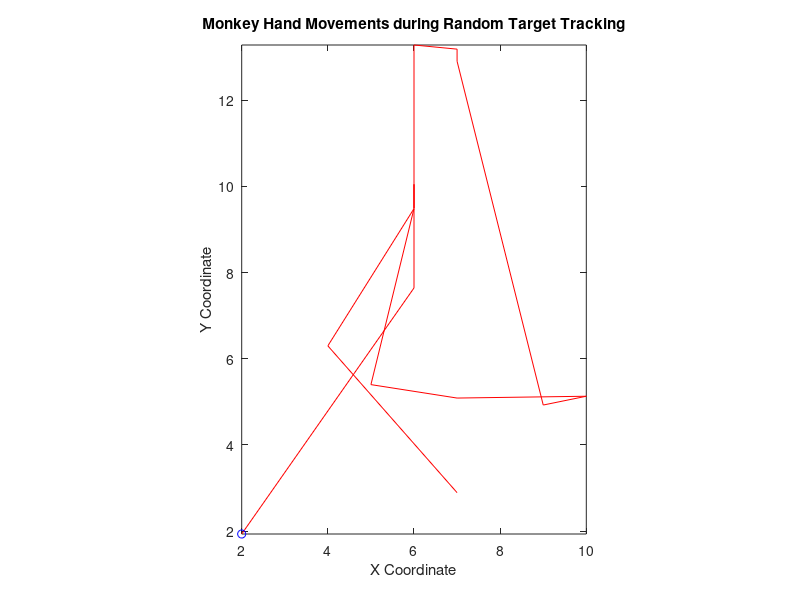
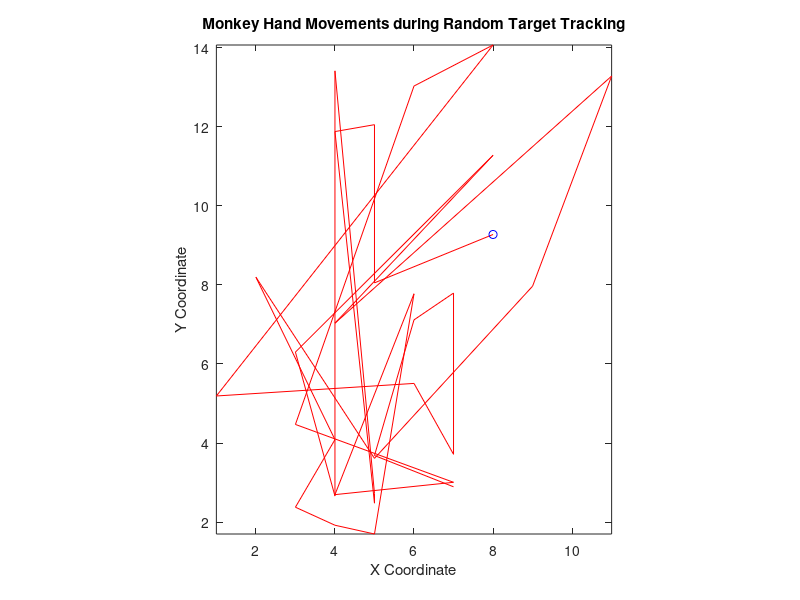
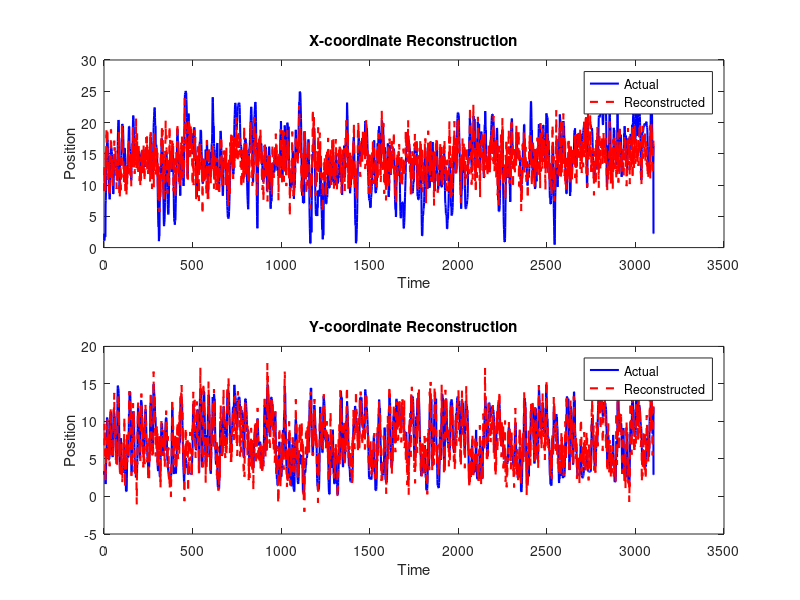
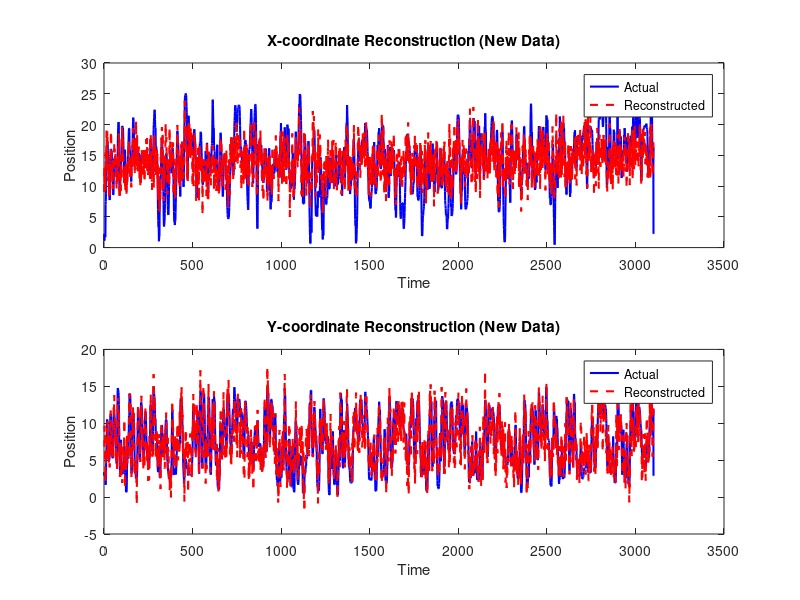

Source code (MATLAB) for these figures, in order: (Note: a time limit stopped this script after it produced the figures.)
% Jaspreet Singh
% Assignment III: BCI 
%Quantitative Systems Neurosience 
%1/31/24

%% Part 1: Continuous decoding

% Load data
load('continuous1.mat');
%% step 1
% %Plot the hand movements using an easier function like scatter to
% % visualize data
% figure;
% comet(kin(:, 1), kin(:, 2)); % Scatter plot with blue filled circles
% title('Monkey Hand Movements during Random Target Tracking');
% xlabel('X Coordinate');
% ylabel('Y Coordinate');
% axis equal; % Ensure equal scaling on both axes for accurate representation

%% step 1 - downsampling new 
% Assuming N is the downsampling factor
N = 222;  % Change this to your desired downsampling factor

% Downsample the rate data
downsampled_rate = downsample(rate, N);

% Downsample the kinematic data accordingly
downsampled_kin = downsample(kin, N);
% step 1
% Plot the hand movements using an easier function like scatter to
% visualize data
figure;
comet(downsampled_rate(:, 1), downsampled_kin(:, 2)); % Scatter plot with blue filled circles
title('Monkey Hand Movements during Random Target Tracking');
xlabel('X Coordinate');
ylabel('Y Coordinate');
axis equal; % Ensure equal scaling on both axes for accurate representation
%%
%% step 1 - downsampling new 
% Assuming N is the downsampling factor
N = 100;  % Change this to your desired downsampling factor

% Downsample the rate data
downsampled_rate = downsample(rate, N);

% Downsample the kinematic data accordingly
downsampled_kin = downsample(kin, N);
% step 1
% Plot the hand movements using an easier function like scatter to
% visualize data
figure;
comet(downsampled_rate(:, 1), downsampled_kin(:, 2)); % Scatter plot with blue filled circles
title('Monkey Hand Movements during Random Target Tracking');
xlabel('X Coordinate');
ylabel('Y Coordinate');
axis equal; % Ensure equal scaling on both axes for accurate representation

%% step 2
% Compute linear filter coefficients
X = [rate, ones(size(rate, 1), 1)];  % Append a column of ones
Y = circshift(kin, -2, 1);  % Time-shifted kinematic data
A = (X' * X) \ (X' * Y);  % Linear regression to find coefficients

% Test the decoder's performance
decoded_kin = X * A;
mse = mean((decoded_kin - Y).^2, 'all');  % Mean Squared Error
% use correlation here

% Display results
figure;
subplot(2, 1, 1);
plot(Y(:, 1), 'b', 'LineWidth', 1.5);
hold on;
plot(decoded_kin(:, 1), 'r--', 'LineWidth', 1.5);
title('X-coordinate Reconstruction');
xlabel('Time');
ylabel('Position');
legend('Actual', 'Reconstructed');
% plot(Y(:, 1) - decoded_kin(:, 1)); % plot residuals

subplot(2, 1, 2);
plot(Y(:, 2), 'b', 'LineWidth', 1.5);
hold on;
plot(decoded_kin(:, 2), 'r--', 'LineWidth', 1.5);
title('Y-coordinate Reconstruction');
xlabel('Time');
ylabel('Position');
legend('Actual', 'Reconstructed');
% plot(Y(:, 2) - decoded_kin(:, 2)); % plot residuals

fprintf('Mean Squared Error: %.4f\n', mse);

%% Part 1 - Real-time decoding

% Load new data
%load('continuous2.mat');

% Test on new data
X_new = [rate, ones(size(rate, 1), 1)];
Y_new = circshift(kin, -2, 1);
decoded_kin_new = X_new * A;

% Evaluate performance
mse_new = mean((decoded_kin_new - Y_new).^2, 'all');

% Display results for new data
figure;
subplot(2, 1, 1);
plot(Y_new(:, 1), 'b', 'LineWidth', 1.5);
hold on;
plot(decoded_kin_new(:, 1), 'r--', 'LineWidth', 1.5);
title('X-coordinate Reconstruction (New Data)');
xlabel('Time');
ylabel('Position');
legend('Actual', 'Reconstructed');

subplot(2, 1, 2);
plot(Y_new(:, 2), 'b', 'LineWidth', 1.5);
hold on;
plot(decoded_kin_new(:, 2), 'r--', 'LineWidth', 1.5);
title('Y-coordinate Reconstruction (New Data)');
xlabel('Time');
ylabel('Position');
legend('Actual', 'Reconstructed');

fprintf('Mean Squared Error (New Data): %.4f\n', mse_new);

%% Part 1 - Explore different time lags

time_lags = [210, 140, 70, 0, -70, -140, -210]; % shift behavior BACK in time with negative numbers
ms_per_sample = 70;
mses = nan(numel(time_lags), 1);
figure;
for i = 1:length(time_lags)
    Y_shifted = circshift(kin, round(time_lags(i)/ms_per_sample), 1);
    X_shifted = X_new;
    A_shifted = (X_shifted' * X_shifted) \ (X_shifted' * Y_shifted);
    decoded_kin_shifted = X_shifted * A_shifted;
    mse_shifted = mean((decoded_kin_shifted - Y_shifted).^2, 'all');
    % mses(i) = mse_shifted;

    subplot(numel(time_lags), 2, 2 * i - 1);
    plot(Y_shifted(:, 1), 'b', 'LineWidth', 1.5);
    hold on;
    plot(decoded_kin_shifted(:, 1), 'r--', 'LineWidth', 1.5);
    title(['X-coordinate Reconstruction (Time Lag = ' num2str(time_lags(i)) ' ms), MSE = ', num2str(mse_shifted)]);
    xlabel('Time');
    ylabel('Position');
    legend('Actual', 'Reconstructed');

    subplot(numel(time_lags), 2, 2 * i);
    plot(Y_shifted(:, 2), 'b', 'LineWidth', 1.5);
    hold on;
    plot(decoded_kin_shifted(:, 2), 'r--', 'LineWidth', 1.5);
    title(['Y-coordinate Reconstruction (Time Lag = ' num2str(time_lags(i)) ' ms)']);
    xlabel('Time');
    ylabel('Position');
    legend('Actual', 'Reconstructed');
end

% figure; plot(time_lags, mses);

% %% Part 1 - Bonus Question (Multiple Time Lags)
% 
% % Implementing a model with multiple time lags
% 
% num_time_lags = 5;  % Adjust as needed
% 
% % Create X matrix with multiple time lags
% X_multi_lag = zeros(size(X, 1) - num_time_lags, size(X, 2) * num_time_lags);
% for lag = 0:num_time_lags - 1
%     X_multi_lag(:, (1:size(X, 2)) + lag * size(X, 2)) = X(num_time_lags - lag:end - 1 - lag, :);
% end
% 
% % Solve for coefficients
% A_multi_lag = (X_multi_lag' * X_multi_lag) \ (X_multi_lag' * Y(num_time_lags:end, :));
% 
% % Test the decoder's performance with multiple time lags
% decoded_kin_multi_lag = X_multi_lag * A_multi_lag;
% mse_multi_lag = mean((decoded_kin_multi_lag - Y(num_time_lags:end, :)).^2, 'all');
% 
% % Display results
% figure;
% subplot(2, 1, 1);
% plot(Y(num_time_lags:end, 1), 'b', 'LineWidth', 1.5);
% hold on;
% plot(decoded_kin_multi_lag(:, 1), 'r--', 'LineWidth', 1.5);
% title(['X-coordinate Reconstruction (Multiple Time Lags)']);
% xlabel('Time');
% ylabel('Position');
% legend('Actual', 'Reconstructed');
% 
% subplot(2, 1, 2);
% % plot(Y(num_time_lags:end, 2), 'b', 'LineWidth', 1.5


% %% Part 2: Discrete decoding
% 
% 
% % Load spikeCounts data
% % load('spikeCounts.mat');
% 
% % Initialize Results structure
% numReps = size(SpikeCounts, 1);
% numTargs = size(SpikeCounts, 3);
% 
% Results(numTargs, numReps).actualTarg = [];
% Results(numTargs, numReps).decodedTarg = [];
% 
% % Visualize the tuning of cells (average spike count for 5 targets)
% figure;
% for neuronInd = 1:size(SpikeCounts, 2)
%     subplot(4, 5, min(neuronInd, 20));
%     avgSpikeCount = squeeze(mean(SpikeCounts(:, neuronInd, :), 1));
%     bar(1:numTargs, avgSpikeCount);
%     title(['Neuron ' num2str(neuronInd)]);
%     xlabel('Target');
%     ylabel('Average Spike Count');
% end
% sgtitle('Average Spike Count for Neurons Across Targets');
% 
% % Leave-one-out cross-validation Github
%   % % Select training and testing data (you can choose to split your data in a different way if you wish)
%   %   train = trial(ix(1:split),:);
%   %   test= trial(ix(split+1:end),:);
%   % 
%   %   [F,l,t,mF]=organize_data1(train,dt,320);
%   %   [F_test,l_test,t_test]=organize_data1(test,dt,320);
% 
% 
% % Leave-one-out cross-validation
% for testRep = 1:numReps
%     trainReps = setdiff(1:numReps, testRep);
% 
%     % Train the decoder
%     Lambda = zeros(numTargs, size(SpikeCounts, 2));
%     for targInd = 1:numTargs
%         for neuronInd = 1:size(SpikeCounts, 2)
%             Lambda(targInd, neuronInd) = mean(SpikeCounts(trainReps, neuronInd, targInd));
%         end
%     end
% 
%     % Test the decoder on the trial set aside
%     obsSpikeCount = squeeze(SpikeCounts(testRep, :, :));
%     [~, decodedTarg] = max(obsSpikeCount .* log(Lambda'), [], 2);
% 
%     % Store the actual and decoded targets
%     for targIdx = 1:numTargs
%         % Use targInd instead of for-loop variable
%         Results(targIdx, testRep).actualTarg = targInd;
%     end
%     Results(:, testRep).decodedTarg = decodedTarg;
% end
% 
% %%
% % Plot the confusion matrix
% ConfuMat = plotConfusion(Results);
% title('Confusion Matrix');
% 

% 
%% Part 2: attempt 3 using the leave out method to help make predictions for correlations to go into the Rp and Rc equation

% Load spikeCounts data
load('spikeCounts.mat');

% Initialize Results structure
numReps = size(SpikeCounts, 1);
numNeurons = size(SpikeCounts, 2);
numTargets = size(SpikeCounts, 3);

Results(numTargets, numReps).actualTarg = [];
Results(numTargets, numReps).decodedTarg = [];

% Visualize the tuning of cells (average spike count for 5 targets)
figure;
for neuronInd = 1:numNeurons
    subplot(4, 5, min(neuronInd, 20));
    avgSpikeCount = squeeze(mean(SpikeCounts(:, neuronInd, :), 1));
    bar(1:numTargets, avgSpikeCount);
    title(['Neuron ' num2str(neuronInd)]);
    xlabel('Target');
    ylabel('Average Spike Count');
end
sgtitle('Average Spike Count for Neurons Across Targets');

% SpikeCounts = zscore(SpikeCounts, 0, [1, 2]);

% Results = nan(numTargets * numReps, 2); rowCount = 1;
% Leave-one-out cross-validation
for testTarg = 1:numTargets
    for testRep = 1:numReps
    
        % trainTargs = setdiff(1:numTargets, testTarg);
        % trainReps = setdiff(1:numReps, testRep);

        obsSpikeCount = squeeze(SpikeCounts(testRep, :, testTarg));
        trainData = SpikeCounts;
        trainData(testRep, :, testTarg) = NaN;
        Lambda = squeeze(mean(trainData, 1, "omitnan"))';
    
        % % Train the decoder
        % Lambda = zeros(numTargets, numNeurons);
        % for targInd = 1:numTargets
        %     for neuronInd = 1:numNeurons
        %         Lambda(targInd, neuronInd) = mean(squeeze(SpikeCounts(trainReps, neuronInd, trainTargs)));
        %     end
        % end
    
        % % Test the decoder on the trial set aside
        % obsSpikeCount = squeeze(SpikeCounts(testRep, :, :));
    
        % Find the target that is most likely given the observed neural activity
        targetLikelihoods = log(Lambda + 1) * obsSpikeCount'; % need to z-score along targets
        [~, decodedTarg] = max(targetLikelihoods);

        targetDists = pdist2(Lambda, obsSpikeCount);
        [~, decodedTarg] = min(targetDists);

        % correlation

        % Results(rowCount, :) = [testTarg, decodedTarg]; % rowCount = rowCount + 1;
        Results(testTarg, testRep).actualTarg = testTarg;
        Results(testTarg, testRep).decodedTarg = decodedTarg;
    
        % % Store the actual and decoded targets
        % for targIdx = 1:numTargets
        %     % Create a sample Results structure array (adjust this based on your actual structure)
        %     Results = struct('decodedTarg', zeros(1, 5));
        % 
        %     % Assuming testRep is the index of the repetition you want to update
        %     testRep = 1;
        % 
        %     % Assign decodedTarg values to the specified repetitions
        %     Results(testRep).decodedTarg(:) = [50, 50, 4, 4, 4];
        % end
    
    end
end

ConfuMat = plotConfusion(Results); colorbar;
title('Confusion Matrix');

%% attempt 3 
% Plot the confusion matrix
ConfuMat = plotConfusion(Results);
title('Confusion Matrix');

% Initialize matrices to store correlations
rp = zeros(numReps, numNeurons, numTargets);
rc = zeros(numReps, numNeurons, numTargets);

% Loop over each repetition and neuron
for testRep = 1:numReps
    for neuronInd = 1:numNeurons
        % Loop over each target
        for targInd = 1:numTargets
            % Calculate correlation between observed spike counts and component predictions
            rp(testRep, neuronInd, targInd) = corr(squeeze(SpikeCounts(testRep, neuronInd, targInd)), ...
                squeeze(componentPredictions(testRep, targInd, :))); % Corrected indexing

            % Calculate correlation between observed spike counts and pattern predictions
            rc(testRep, neuronInd, targInd) = corr(squeeze(SpikeCounts(testRep, neuronInd, targInd)), ...
                squeeze(patternPredictions(testRep, :))); % Corrected indexing
        end
    end
end

% Display results
disp('Mean correlation between observed spike counts and component predictions:')
mean_rp = mean(rp(:))
disp('Mean correlation between observed spike counts and pattern predictions:')
mean_rc = mean(rc(:))
